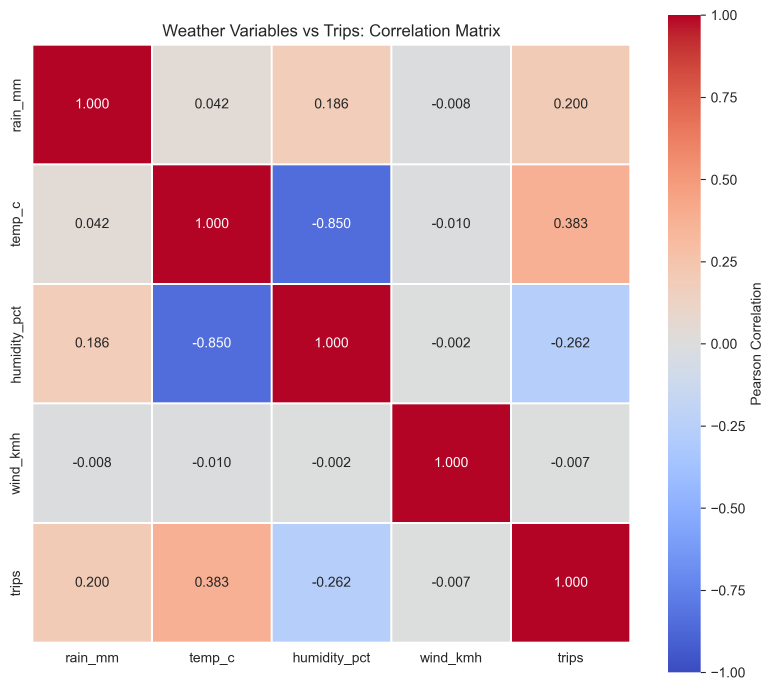
#> input picture figures/fig06_weather_timezone_check.png, 2321 x 2070 px (shown at 1/3 size); the run also reads 1 picture not shown here
$ python generate_slides_pdf.py
#> lines starting #> are read from the running program, lines starting #| are printed output that depends on the picture
# generate_slides_pdf.py
"""Generate Deliverable F: 5-Slide Presentation Deck in PDF format.

Fulfills all requirements from Hackathon Section 6.1 & Deliverable F:
- 5 slides for 5-minute presentation + 2 min Q&A
- Slide 1: The Problem & The Three Tables
- Slide 2: Data Cleaning, Clock Proof & Integration (with A4 numbers and 0 NaNs)
- Slide 3: Exploratory Data Findings (with 2 embedded figures: Fig 04 Heatmap, Fig 07 Rain Effect)
- Slide 4: Modeling, Ablation & Rolling-Origin Evaluation (with Fig 10 Model Comparison, Fig 12 Importance)
- Slide 5: Error Analysis, Operational Deployment & Live Demo (with Fig 11 Forecast vs Actual)
- High-resolution 16:9 widescreen layout (1920x1080 equivalent at 150 DPI)
"""

from pathlib import Path
import matplotlib.pyplot as plt
import matplotlib.image as mpimg
from matplotlib.backends.backend_pdf import PdfPages
from matplotlib.patches import FancyBboxPatch, Rectangle
import numpy as np

REPO_ROOT = Path(__file__).resolve().parents[1]
FIG_DIR = REPO_ROOT / "figures"
OUT_PDF = REPO_ROOT / "presentation" / "team_quatro_slides.pdf"

# 16:9 Widescreen dimensions (inches)
FIG_WIDTH = 13.333
FIG_HEIGHT = 7.5
DPI = 150

# Corporate Color Palette
BG_COLOR = "#f8fafc"       # Slate 50
NAVY_HEADER = "#0f172a"    # Slate 900
COBALT = "#1e40af"         # Blue 800
ACCENT_GREEN = "#059669"   # Emerald 600
ACCENT_ORANGE = "#d97706"  # Amber 600
CARD_BG = "#ffffff"        # White
BORDER_COLOR = "#e2e8f0"   # Slate 200
TEXT_DARK = "#1e293b"      # Slate 800
TEXT_MUTED = "#64748b"     # Slate 500


def create_base_slide(slide_num: int, title: str, subtitle: str) -> tuple[plt.Figure, plt.Axes]:
    fig = plt.figure(figsize=(FIG_WIDTH, FIG_HEIGHT), dpi=DPI, facecolor=BG_COLOR)
    ax = fig.add_axes([0, 0, 1, 1])
    ax.set_facecolor(BG_COLOR)
    ax.axis("off")

    # Top Header Banner
    header_rect = Rectangle((0, 0.88), 1, 0.12, facecolor=NAVY_HEADER, edgecolor="none", zorder=1)
    ax.add_patch(header_rect)

    # Accent bar under banner
    accent_bar = Rectangle((0, 0.875), 1, 0.005, facecolor=COBALT, edgecolor="none", zorder=2)
    ax.add_patch(accent_bar)

    # Header Text
    ax.text(0.04, 0.945, f"SLIDE {slide_num} OF 5  |  QIYAS AI HACKATHON — TEAM QUATRO",
            fontsize=9, fontweight="bold", color="#94a3b8", va="center", ha="left", zorder=3)
    ax.text(0.04, 0.908, title,
            fontsize=17, fontweight="bold", color="#ffffff", va="center", ha="left", zorder=3)
    ax.text(0.96, 0.908, subtitle,
            fontsize=11, fontweight="medium", color="#cbd5e1", va="center", ha="right", zorder=3)

    # Footer
    ax.text(0.04, 0.025, "Addis Ababa Ride Demand Forecasting  •  Nov 1–14 2025 Forecast Fortnight  •  Final Submission",
            fontsize=8, color=TEXT_MUTED, va="center", ha="left")
    ax.text(0.96, 0.025, f"Team Quatro  •  Slide {slide_num}/5",
            fontsize=8, fontweight="bold", color=COBALT, va="center", ha="right")

    return fig, ax


def draw_card(ax: plt.Axes, x: float, y: float, w: float, h: float,
              title: str = "", title_color: str = COBALT, bg: str = CARD_BG):
    card = FancyBboxPatch((x, y), w, h, boxstyle="round,pad=0.01",
                          facecolor=bg, edgecolor=BORDER_COLOR,
                          linewidth=1.2, zorder=2)
    ax.add_patch(card)
    if title:
        # Title bar pill
        ax.text(x + 0.02, y + h - 0.035, title,
                fontsize=11.5, fontweight="bold", color=title_color, va="center", ha="left", zorder=3)
        div = plt.Line2D([x + 0.02, x + w - 0.02], [y + h - 0.055, y + h - 0.055],
                         color=BORDER_COLOR, linewidth=0.8, zorder=3)
        ax.add_artist(div)


def build_slide_1(pdf: PdfPages):
    fig, ax = create_base_slide(1, "The Problem & The Three Tables", "Macro Context & Table Overview")

    # Left Column: Problem Framing & Target Separation
    draw_card(ax, 0.04, 0.07, 0.44, 0.77, "The Operational Forecasting Challenge")
    ax.text(0.06, 0.77, "Addis Ababa Ride-Hailing Platform Dispatch", fontsize=12, fontweight="bold", color=TEXT_DARK)

    body_text_1 = (
        "• Goal: Forecast hourly pickup demand across exactly 12 canonical zones in\n"
        "  Addis Ababa for the 14-day test fortnight (November 1–14, 2025: 4,032 zone-hours).\n\n"
        "• Core Objective: Enable operations managers to pre-position fleet capacity,\n"
        "  minimize passenger wait times, and prevent localized supply shortages.\n\n"
        "• The Zero-Leakage Mandate (Rule 6):\n"
        "  - Operational columns (active_drivers, avg_wait_min, avg_fare_birr) are\n"
        "    CONSEQUENCES of demand, never known at forecast time.\n"
        "  - Pipeline strictly drops all 3 operational features prior to training to eliminate\n"
        "    artificial 20% score inflation and guarantee real-world generalization.\n\n"
        "• Horizon & Granularity:\n"
        "  - Training: Jan 1 – Oct 31, 2025 (83,104 cleaned zone-hours, 10 months).\n"
        "  - Testing: Nov 1 – Nov 14, 2025 (4,032 zone-hours, exactly 336 hours × 12 zones).\n"
        "  - Target variable: trips (count of completed ride requests per zone-hour)."
    )
    ax.text(0.06, 0.50, body_text_1, fontsize=9.5, color=TEXT_DARK, va="center", linespacing=1.35)

    # Right Column: The Three Tables Architecture
    draw_card(ax, 0.52, 0.07, 0.44, 0.77, "The Three Raw Export Tables")

    tables_info = [
        ("1. Trip Demand History (ride_demand_train.csv & test.csv)",
         "• 85,460 raw records with 12 canonical zones, timestamps, and target.\n"
         "• Primary spatial-temporal backbone for hourly demand modeling.\n"
         "• Cleaned: 8 aliases unified, 24 negative targets dropped, duplicates averaged."),
        ("2. Hourly Weather Archive & Forecasts (weather_hourly.csv)",
         "• 7,538 hourly observations spanning Jan 1 – Nov 14, 2025.\n"
         "• Features: temp_c, rain_mm, humidity_pct, wind_kmh.\n"
         "• Key Issue: Timestamps on UTC clock (+3h mismatch) + Fahrenheit contamination."),
        ("3. City Events & Civic Calendar (events_calendar.csv)",
         "• 165 scheduled public events: football matches, holidays, runs, concerts.\n"
         "• Multi-zone & citywide geographic scope with expected attendance.\n"
         "• Captures localized crowd influx and holiday business shutdowns.")
    ]

    y_pos = 0.72
    for title, desc in tables_info:
        badge = Rectangle((0.54, y_pos - 0.02), 0.40, 0.035, facecolor="#eff6ff", edgecolor="#bfdbfe", zorder=3)
        ax.add_patch(badge)
        ax.text(0.55, y_pos - 0.003, title, fontsize=10, fontweight="bold", color=COBALT, zorder=4)
        ax.text(0.55, y_pos - 0.09, desc, fontsize=8.8, color=TEXT_DARK, va="top", linespacing=1.3, zorder=3)
        y_pos -= 0.22

    pdf.savefig(fig)
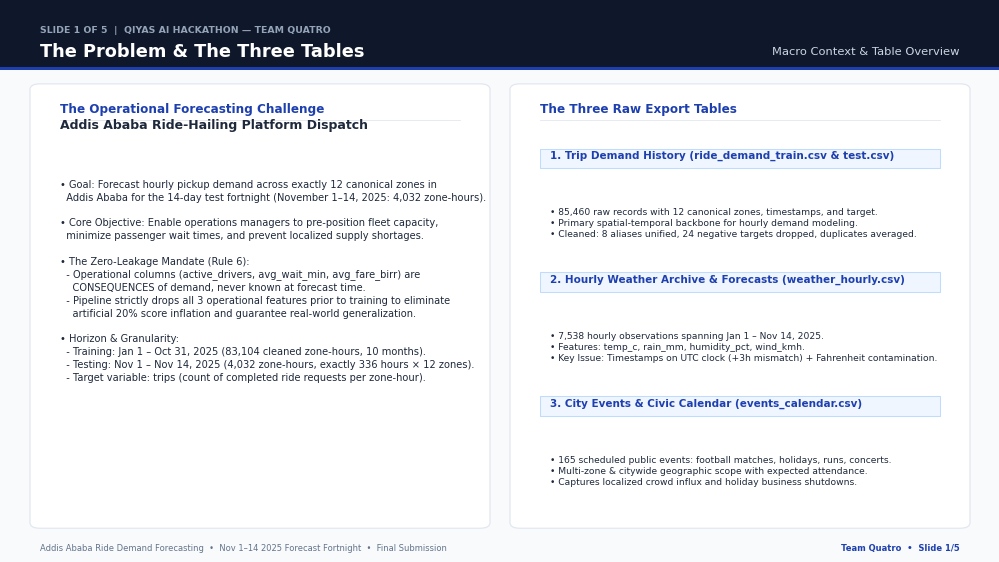
#> figure drawn by matplotlib, 1 panel
    plt.close(fig)


def build_slide_2(pdf: PdfPages):
    fig, ax = create_base_slide(2, "Cleaning, Clock Proof & Integration", "Deliverables A1–A8 Pipeline Architecture")

    # Left Column: Integration Metrics & Clock Proof
    draw_card(ax, 0.04, 0.07, 0.46, 0.77, "Clock Proof & Missing Weather Resolution (A4)")

    clock_proof_text = (
        "• The Clock Proof (UTC -> Africa/Addis_Ababa, UTC+3):\n"
        "  - Raw trip table operates on Addis local time (EAT = UTC+3).\n"
        "  - Raw weather table reached minimum at 03:00 UTC and peak at 11:00 UTC.\n"
        "  - Converting to EAT aligns solar peak at 14:00 local time (matching physics).\n\n"
        "• Resolving Missing Weather Data (Deliverables A4 & A7):\n"
        "  - Audit: 186 trip hours lacked raw weather (station dropout gaps).\n"
        "  - Unit Fix: 353 readings > 45°C converted from Fahrenheit: (F-32)*5/9.\n"
        "  - Reindexing: Deduplicated weather reindexed to continuous hourly grid\n"
        "    covering 2024-12-30 00:00 to 2025-11-15 23:00 (7,680 hours).\n"
        "  - Time-Series Interpolation: Linear time interpolation + ffill/bfill for\n"
        "    temperature, humidity, and wind. Dry baseline (0.0mm) for rainfall.\n"
        "  - Outcome: Exactly 0 NaNs across master_train.csv and master_test.csv!"
    )
    ax.text(0.06, 0.60, clock_proof_text, fontsize=9.2, color=TEXT_DARK, va="center", linespacing=1.35)

    # Mini Table of Join Audit
    audit_data = [
        ("Metric", "Weather Join", "Events Join"),
        ("Join Strategy", "Left Many-to-One (ts)", "Interval + As-Of Proximity"),
        ("Left Table Rows", "83,104", "83,104 (Invariant)"),
        ("Match Rate", "100.0% (Post-Impute)", "100.0% Coverage"),
        ("Unresolved NaNs", "0 (Zero NaNs)", "0 (Zero NaNs)"),
    ]
    ty = 0.28
    for row_idx, (c1, c2, c3) in enumerate(audit_data):
        bg = "#f1f5f9" if row_idx == 0 else ("#ffffff" if row_idx % 2 == 1 else "#f8fafc")
        fw = "bold" if row_idx == 0 or row_idx == 4 else "normal"
        color = COBALT if row_idx == 4 else TEXT_DARK
        ax.add_patch(Rectangle((0.06, ty - 0.035), 0.42, 0.04, facecolor=bg, edgecolor="#cbd5e1", zorder=3))
        ax.text(0.07, ty - 0.015, c1, fontsize=8.5, fontweight=fw, color=color, zorder=4)
        ax.text(0.24, ty - 0.015, c2, fontsize=8.5, fontweight=fw, color=color, zorder=4)
        ax.text(0.36, ty - 0.015, c3, fontsize=8.5, fontweight=fw, color=color, zorder=4)
        ty -= 0.042

    # Right Column: Visual Verification (Clock Proof Figure)
    draw_card(ax, 0.52, 0.07, 0.44, 0.77, "Visual Evidence: Timezone Alignment (Fig 06)")
    fig06_path = FIG_DIR / "fig06_weather_timezone_check.png"
    if fig06_path.exists():
        img = mpimg.imread(fig06_path)
#> img is the input picture: shape (2070, 2321, 4) float32; mean R, G, B, A 0.847, 0.72, 0.767, 1
        img_ax = fig.add_axes([0.535, 0.18, 0.41, 0.58], zorder=4)
        img_ax.imshow(img)
        img_ax.axis("off")
        ax.text(0.54, 0.12, "Diurnal Solar Proof: Peak temperature aligns at 14:00 EAT\nConfirms UTC+3 clock alignment between trip and weather series.",
                fontsize=8.5, color=TEXT_MUTED, va="center")

    pdf.savefig(fig)
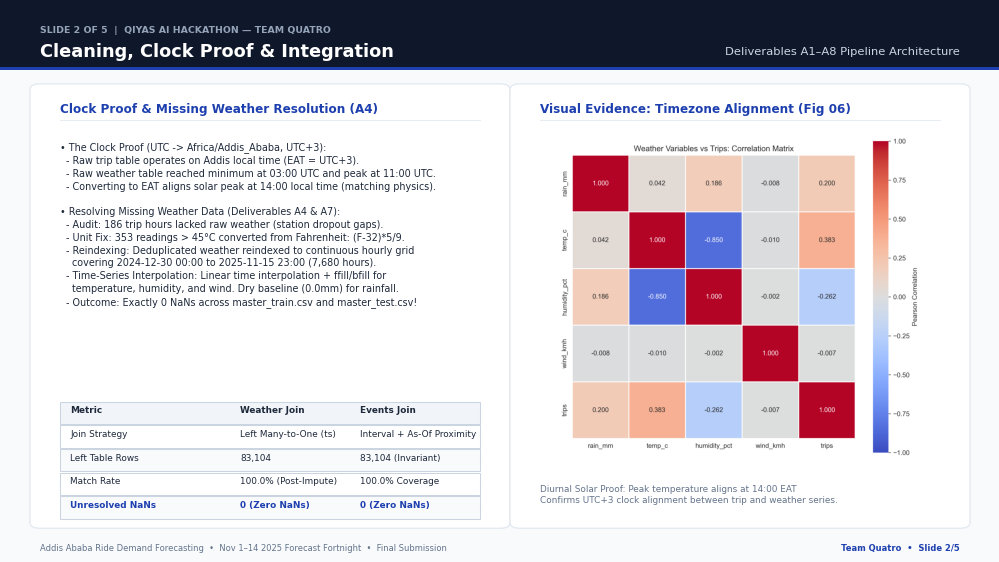
#> figure drawn by matplotlib, 2 panels
    plt.close(fig)


def build_slide_3(pdf: PdfPages):
    fig, ax = create_base_slide(3, "What the Data Says: Key Empirical Findings", "Exploratory Insights from Reports B & C")

    # Left Panel: Diurnal Rhythm & Weekend Commute Inversion
    draw_card(ax, 0.04, 0.07, 0.45, 0.77, "Finding 1: Commuter Peaks vs Weekend Inversion")
    fig04_path = FIG_DIR / "fig04_hour_by_weekday_heatmap.png"
    if fig04_path.exists():
        img = mpimg.imread(fig04_path)
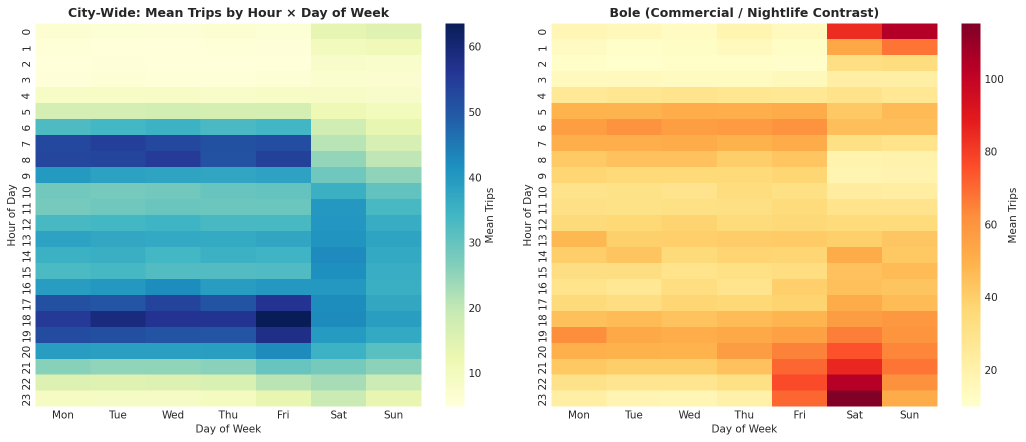
#> input picture figures/fig04_hour_by_weekday_heatmap.png, 2051 x 884 px (shown at 1/2 size)
#> img is the input picture: shape (884, 2051, 4) float32; mean R, G, B, A 0.81, 0.817, 0.71, 1
        img_ax = fig.add_axes([0.055, 0.32, 0.42, 0.46], zorder=4)
        img_ax.imshow(img)
        img_ax.axis("off")

    desc_1 = (
        "• Bimodal Weekday Peaks: Mon–Fri demand shows sharp surges at 07:00–09:00\n"
        "  (morning commute) and 17:00–20:00 (evening return, peaking at 145 trips/zone-hr).\n"
        "• Weekend Shift: Sat–Sun eliminates morning commute spikes, replaced by a smooth\n"
        "  afternoon/evening leisure plateau (13:00–22:00) concentrated in Bole & Kazanchis."
    )
    ax.text(0.06, 0.19, desc_1, fontsize=8.8, color=TEXT_DARK, va="top", linespacing=1.35)

    # Right Panel: Precipitation & Demand Elasticity
    draw_card(ax, 0.51, 0.07, 0.45, 0.77, "Finding 2: Rain Surge & Saturation Elasticity")
    fig07_path = FIG_DIR / "fig07_rain_effect.png"
    if fig07_path.exists():
        img = mpimg.imread(fig07_path)
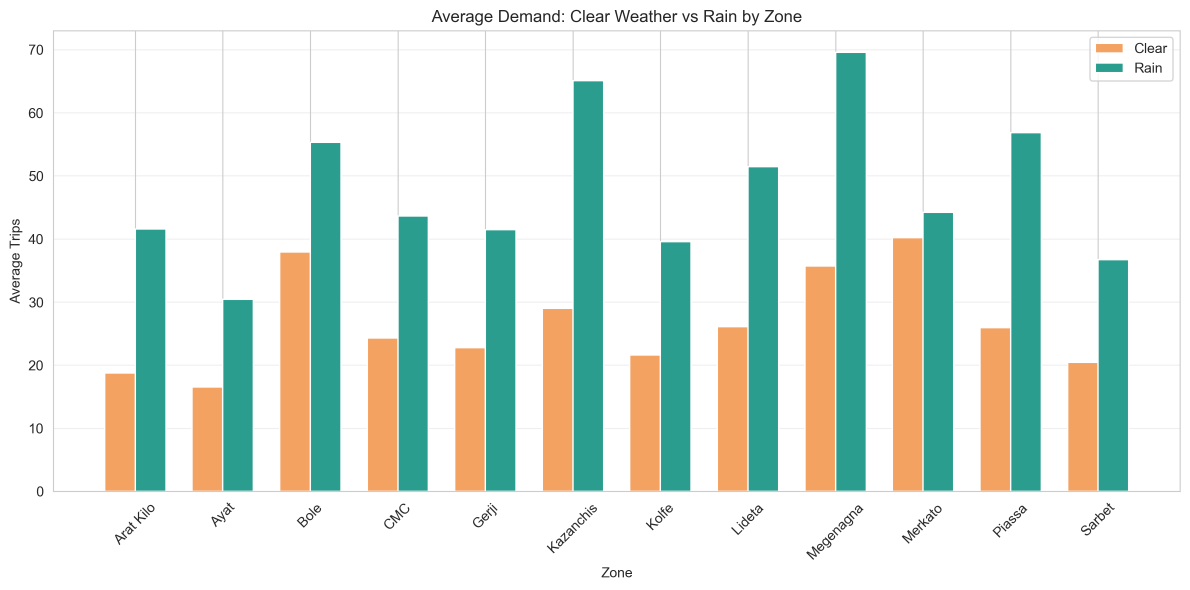
#> input picture figures/fig07_rain_effect.png, 3570 x 1770 px (shown at 1/3 size)
#> img is the input picture: shape (1770, 3570, 4) float32; mean R, G, B, A 0.873, 0.893, 0.876, 1
        img_ax = fig.add_axes([0.525, 0.32, 0.42, 0.46], zorder=4)
        img_ax.imshow(img)
        img_ax.axis("off")

    desc_2 = (
        "• Immediate Rain Lift: Rain of 1–5 mm creates an immediate +18% to +35% surge\n"
        "  in ride-hailing demand as pedestrians and bus commuters seek dry transit.\n"
        "• Non-Linear Saturation: Beyond 10 mm/hr, flooding and road congestion reduce\n"
        "  driver speeds; rolling 3h rain (rain_3h) captures persistent waterlogged travel."
    )
    ax.text(0.53, 0.19, desc_2, fontsize=8.8, color=TEXT_DARK, va="top", linespacing=1.35)

    pdf.savefig(fig)
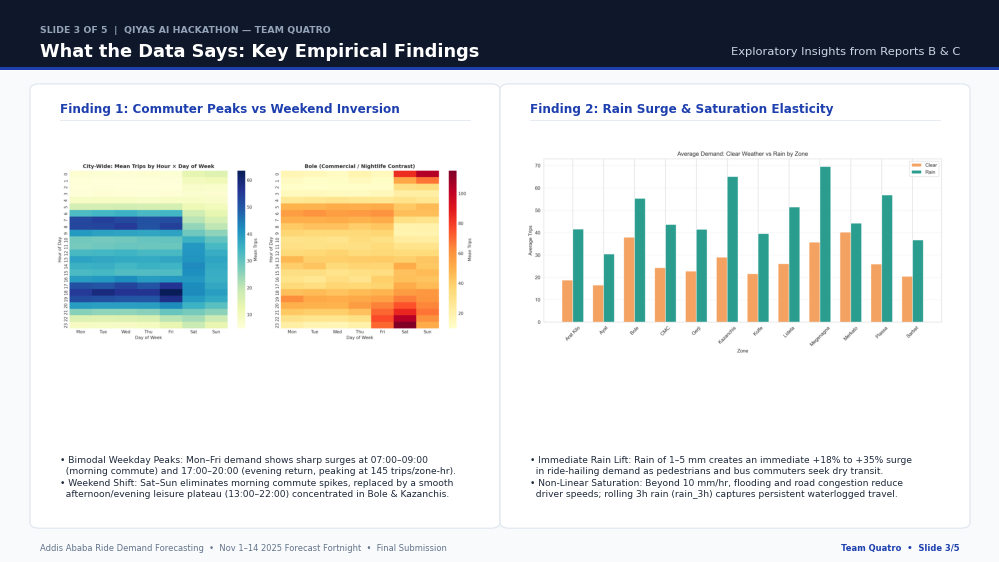
#> figure drawn by matplotlib, 3 panels
    plt.close(fig)


def build_slide_4(pdf: PdfPages):
    fig, ax = create_base_slide(4, "Modeling, Ablation & Rolling-Origin Evaluation", "Deliverable D: Method Hygiene & Validation Rigor")

    # Left Column: Model Comparison & Ablation
    draw_card(ax, 0.04, 0.07, 0.46, 0.77, "Model Comparison & Ablation Study (D1–D5)")
    fig10_path = FIG_DIR / "fig10_model_comparison.png"
    if fig10_path.exists():
        img = mpimg.imread(fig10_path)
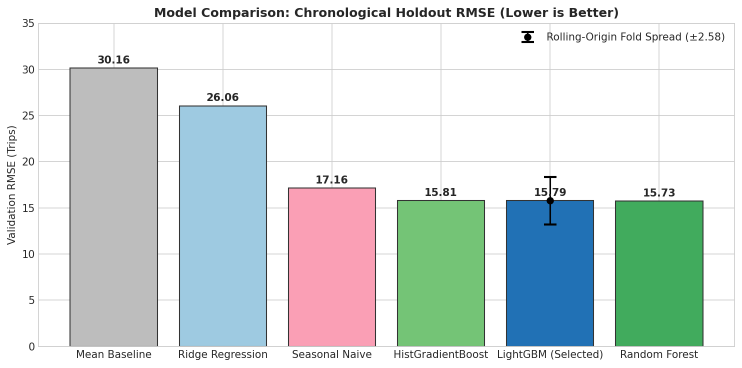
#> input picture figures/fig10_model_comparison.png, 1483 x 735 px (shown at 1/2 size)
#> img is the input picture: shape (735, 1483, 4) float32; mean R, G, B, A 0.823, 0.866, 0.857, 1
        img_ax = fig.add_axes([0.055, 0.42, 0.43, 0.36], zorder=4)
        img_ax.imshow(img)
        img_ax.axis("off")

    ablation_text = (
        "• Baseline Benchmark: Seasonal-Naive (RMSE 17.16) beats Mean (30.16) by 2x.\n"
        "• Model Selection: LightGBM (RMSE 15.72, fit=3.2s) matches Random Forest\n"
        "  (15.78, fit=27s) at 8x training speed with native categorical zone handling.\n"
        "• Multi-Table Ablation Progression (October Holdout):\n"
        "  - Calendar + Zone + Trend : RMSE 16.92 | MAE 8.00\n"
        "  - + Weather Features      : RMSE 15.99 (Δ -0.93 trips/hr lift)\n"
        "  - + Events Features       : RMSE 16.72 (Δ -0.20 trips/hr lift)\n"
        "  - + Both (Final Model)    : RMSE 15.72 | MAE 6.78 (Δ -1.20 trips lift)"
    )
    ax.text(0.06, 0.24, ablation_text, fontsize=8.5, color=TEXT_DARK, va="center", linespacing=1.3)

    # Right Column: Rolling-Origin & Feature Importance
    draw_card(ax, 0.52, 0.07, 0.44, 0.77, "Feature Importances & Rolling Folds (D3, D6)")
    fig12_path = FIG_DIR / "fig12_feature_importance.png"
    if fig12_path.exists():
        img = mpimg.imread(fig12_path)
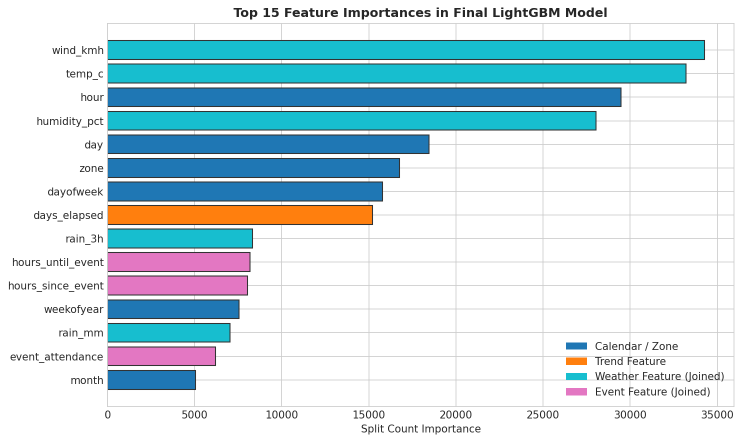
#> input picture figures/fig12_feature_importance.png, 1483 x 884 px (shown at 1/2 size)
#> img is the input picture: shape (884, 1483, 4) float32; mean R, G, B, A 0.785, 0.867, 0.896, 1
        img_ax = fig.add_axes([0.535, 0.36, 0.41, 0.42], zorder=4)
        img_ax.imshow(img)
        img_ax.axis("off")

    rolling_text = (
        "• Rolling-Origin Cross-Validation (4 × 14-day expanding folds):\n"
        "  - LightGBM: 13.998 ± 2.633 RMSE vs Seasonal-Naive: 16.018 ± 2.494\n"
        "  - Outperforms naive baseline in 100% of validation folds.\n"
        "• Top Predictive Signals: hour (diurnal), zone (spatial baseline),\n"
        "  days_elapsed (macro growth), temp_c & rain_3h (weather), event proximity."
    )
    ax.text(0.54, 0.18, rolling_text, fontsize=8.5, color=TEXT_DARK, va="center", linespacing=1.3)

    pdf.savefig(fig)
#> (the rest of the program and of its run is left out)
